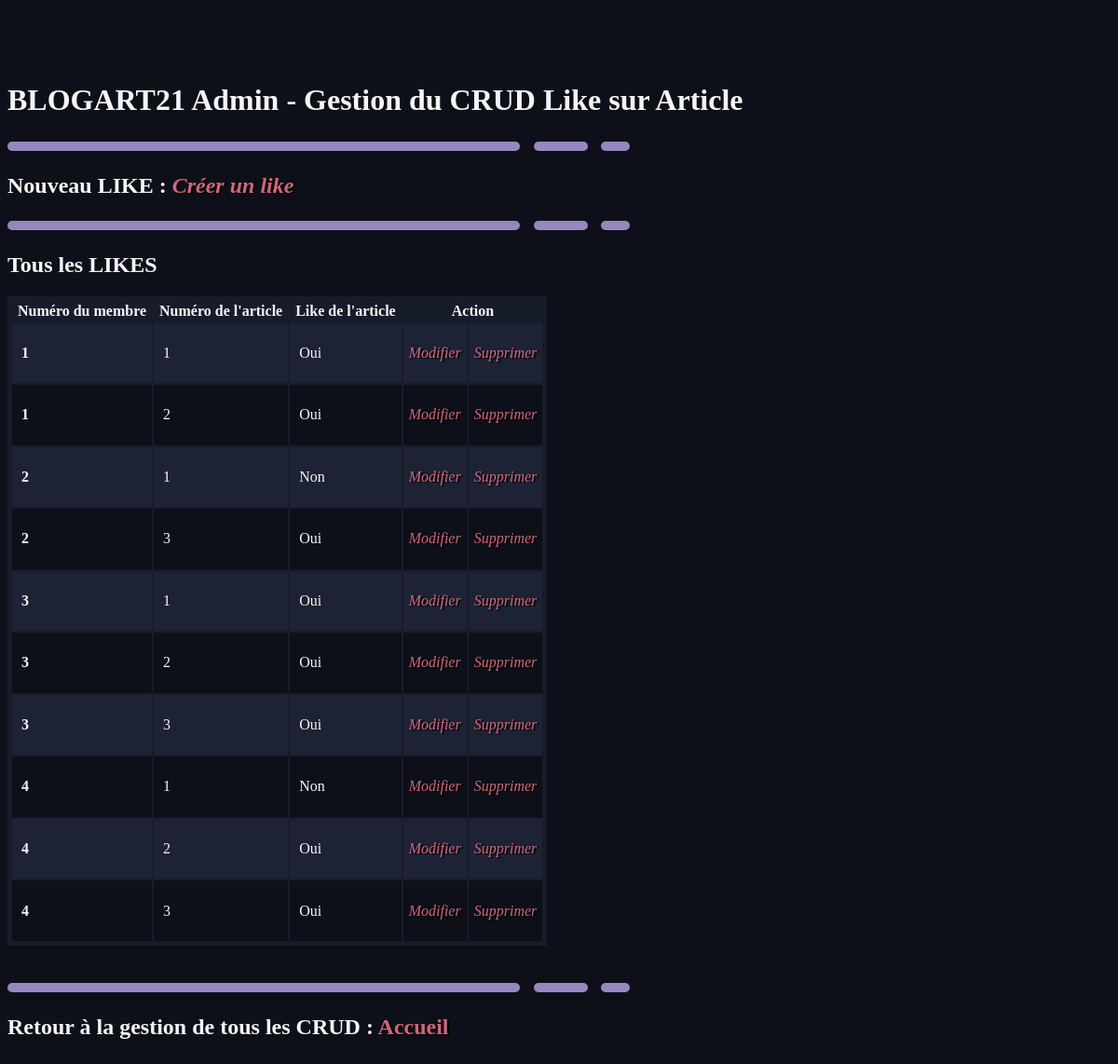
The app's page /back/likeArt/likeArt.php with its own data.
### tables this page shows
CREATE TABLE `LIKEART` (
  `numMemb` int(10) NOT NULL,
  `numArt` int(8) NOT NULL,
  `likeA` tinyint(1) DEFAULT NULL
);

### CLASS_CRUD/likeArt.class.php (called while the page is built, shortened)
<?php
require_once __DIR__ . '../../CONNECT/database.php';
class LIKEART
{
    function get_AllLikeArt()
    {
        global $db;
        $query = 'SELECT * FROM LIKEART;';
        $result = $db->query($query);
        $allStatuts = $result->fetchAll();
        return ($allStatuts);
    }
}

### back/likeArt/likeArt.php (the view, shortened to what this page needs)
<?
require_once __DIR__ . '/../../CLASS_CRUD/likeArt.class.php';
$monLikeArt = new LIKEART;
?>
<!DOCTYPE html>
<html lang="fr">
<head>
    <link href="../../back/css/style.css" rel="stylesheet" type="text/css" />
</head>
<body>
    <h1>BLOGART21 Admin - Gestion du CRUD Like sur Article</h1>
    <img class="soulignage2" src="../../front/assets/icons/soulignage.svg"> <br />
	<h2>Nouveau LIKE :&nbsp;<a href="./createLikeArt.php"><i>Créer un like</i></a></h2>
    <img class="soulignage2" src="../../front/assets/icons/soulignage.svg"> <br />
	<h2>Tous les LIKES</h2>
	<table border="3" bgcolor="aliceblue">
    <thead>
        <tr>
            <th>&nbsp;Numéro du membre&nbsp;</th>
            <th>&nbsp;Numéro de l'article&nbsp;</th>
            <th>&nbsp;Like de l'article&nbsp;</th>
            <th colspan="2">&nbsp;Action&nbsp;</th>
        </tr>
    </thead>
    <tbody>
<?
 $allStatuts = $monLikeArt->get_AllLikeArt();
 foreach($allStatuts as $row) {
?>
        <tr>
		<td><h4>&nbsp; <?= $row["numMemb"]; ?> &nbsp;</h4></td>
        <td>&nbsp; <?php echo $row["numArt"]; ?> &nbsp;</td>
        <td>&nbsp; <?= ($row["likeA"] == 1) ? "Oui" : "Non" ?> &nbsp;</td>
		<td>&nbsp;<a href="./updateLikeArt.php?id=<?=$row["numMemb"]; ?>"><i>Modifier</i></a>&nbsp;
		<br /></td>
		<td>&nbsp;<a href="./deleteLikeArt.php?id=<?=$row["numMemb"]; ?>"><i>Supprimer</i></a>&nbsp;
		<br /></td>
        </tr>
<?
	}
?>
    </tbody>
    </table>
    <br><br>
</body>
</html>

### back/css/style.css (style rules this page uses)
body { background-color: #0D1019; color: #F5F5F5; padding-top: 60px; padding-bottom: 40px; font-family: "Gotham rounded book"; }
h1 { font-family: "Gotham ultra"; }
h2 { font-family: "Gotham rounded book"; }
table { background-color: #171c2b; border-color: rgba(255, 255, 0, 0); border-collapse:inherit; box-shadow: 0; }
a { text-decoration: none; font-family: "Gotham rounded book"; font-style: normal; color: #CF6679; text-shadow: 2px 1px 1px black; }
tbody tr:nth-child(odd) { background-color:#1d2334; }
tbody tr:nth-child(even) { background-color:#0D1019; }
td { border-color: #171c2b00; }
th { border-color: #171c2b00; }

### records on screen
likeart: numMemb "1", numArt "1", likeA "Oui"
likeart: numMemb "1", numArt "2", likeA "Oui"
likeart: numMemb "2", numArt "1", likeA "Non"
likeart: numMemb "2", numArt "3", likeA "Oui"
likeart: numMemb "3", numArt "1", likeA "Oui"
likeart: numMemb "3", numArt "2", likeA "Oui"
likeart: numMemb "3", numArt "3", likeA "Oui"
likeart: numMemb "4", numArt "1", likeA "Non"
likeart: numMemb "4", numArt "2", likeA "Oui"
likeart: numMemb "4", numArt "3", likeA "Oui"
